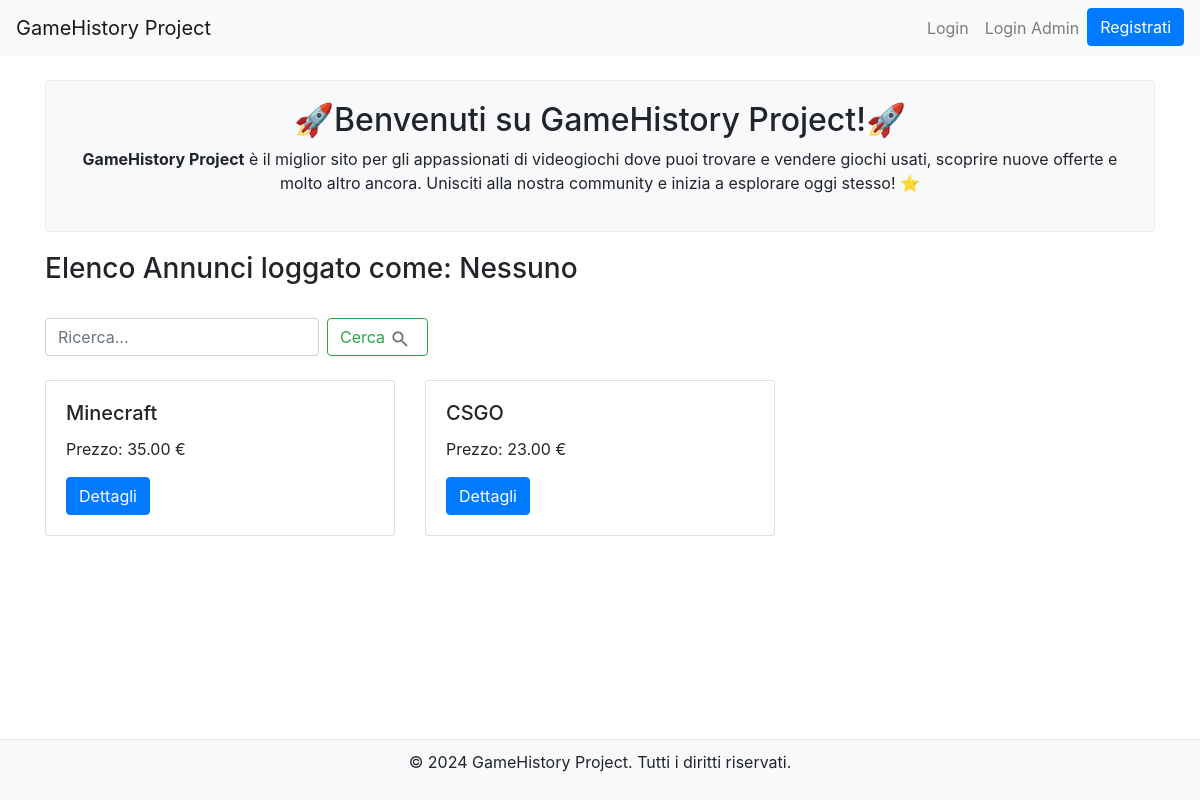
The app's page /, older data.
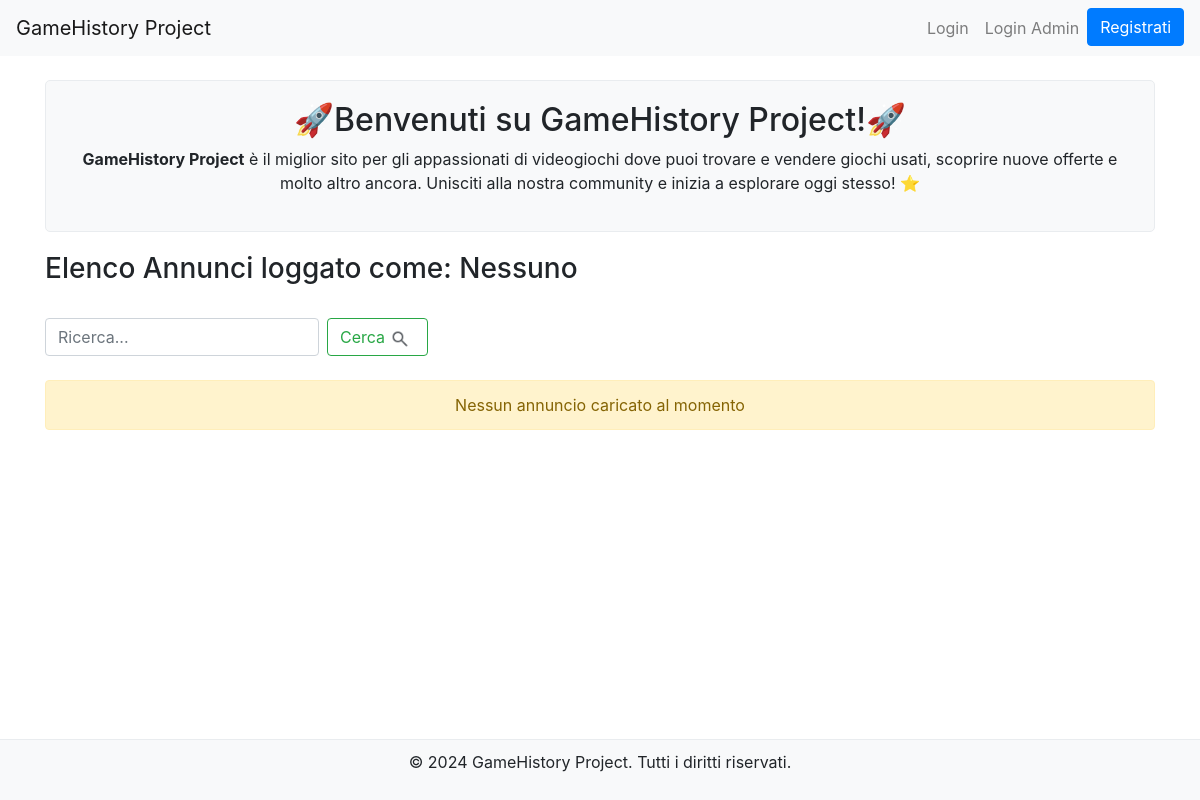
The same page, newer data.
### marketplace/models.py (models this page shows, shortened)
class Listing(models.Model):
    user = models.ForeignKey(User, on_delete=models.CASCADE)  # Foreign Key sullo user
    game = models.ForeignKey(Game, on_delete=models.CASCADE)  # Foreign Key sul gioco collegato
    price = models.DecimalField(max_digits=10, decimal_places=2) # campo del prezzo
    quantity = models.PositiveIntegerField(default=1)  # campo della quantità disponibile dell'annuncio
    created_at = models.DateTimeField(auto_now_add=True)  # campo che riguarda la data di pubblicazione)
    is_available = models.BooleanField(default=True)  # campo che riguarda la disponibilità per la visione sulla home principale

class Game(models.Model):
    title = models.CharField(max_length=100)
    release_date = models.DateField()
    genre = models.CharField(max_length=50)
    category = models.CharField(max_length=50)
    platform = models.CharField(max_length=50)
    description = models.TextField()

### marketplace/views.py (the view)
# urls.py: path('', views.home, name='home'),
def home(request):
    listings = Listing.objects.filter(is_available=True)  # Filtra solo gli annunci disponibili
    context = {
        'listings': listings,
    }
    return render(request, 'marketplace/home.html', context)

### marketplace/templates/marketplace/home.html (shortened to what the changed rows need)
{% load static%}
<!DOCTYPE html>
<html>
<head>
    <link href="https://stackpath.bootstrapcdn.com/bootstrap/4.5.2/css/bootstrap.min.css" rel="stylesheet">
</head>
<body>
    <div class="container mt-4">
        <div class="description-box">
            <center><h2>🚀Benvenuti su GameHistory Project!🚀</h2>
        </div>
        <div class="row">
            {% for listing in listings %}
                <div class="col-md-4 mb-4">
                    <div class="card">
                        <div class="card-body">
                            <h5 class="card-title">{{ listing.game.title }}</h5>
                            <p class="card-text">Prezzo: {{ listing.price }} €</p>
                            <a href="{% url 'listing_detail' listing.id %}" class="btn btn-primary">Dettagli</a>
                        </div>
                    </div>
                </div>
                {% empty %}
                <div class="col-md-12 mb-12">
                    <p class="alert alert-warning" style="text-align:center">Nessun annuncio caricato al momento</p>
                </div>
            {% endfor %}
        </div>
    </div>
</body>
</html>

Row changes from the older to the newer data that the page shows:
removed Listing: game "Minecraft", price "35.00"
removed Listing: game "CSGO", price "23.00"
Text that changed along with them:
text now shown: "Nessun annuncio caricato al momento"
